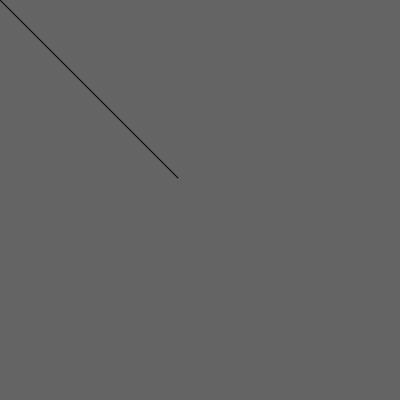
Frame 1 (no input)
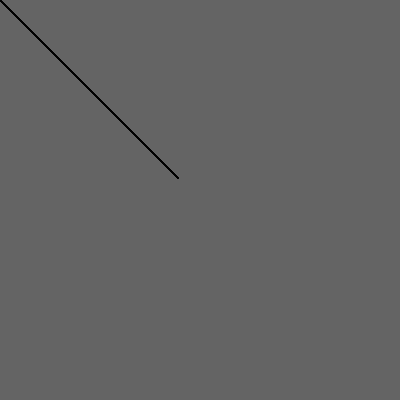
Frame 60 (the mouse pressed at the canvas centre just before this capture)
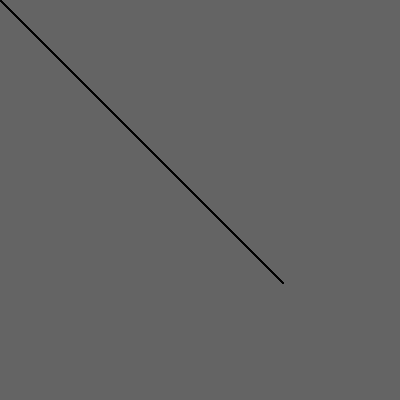
Frame 120 (the mouse held since frame 60 and released just before this capture)

The Processing sketch that drew these frames (run headless with seeded random() and noise(); from frame 60 on, the mouse is pressed at the canvas centre):

// Processing sketch: processing_315
// ── processing_315.pde

int i=0;


void setup(){
size(400, 400);
background(100);
smooth();
fill(0);
colorMode(HSB,100);

}

void draw(){
  
  fill(i, i+3,i+3,abs(log(100*i) + 1)); 
  bezier(0, 0, mouseX, mouseY, 400, 400, mouseY, mouseX);
  if(i<254){
    i++;
  }
  else{
    i=20;
  }
  println(i);
  
}
